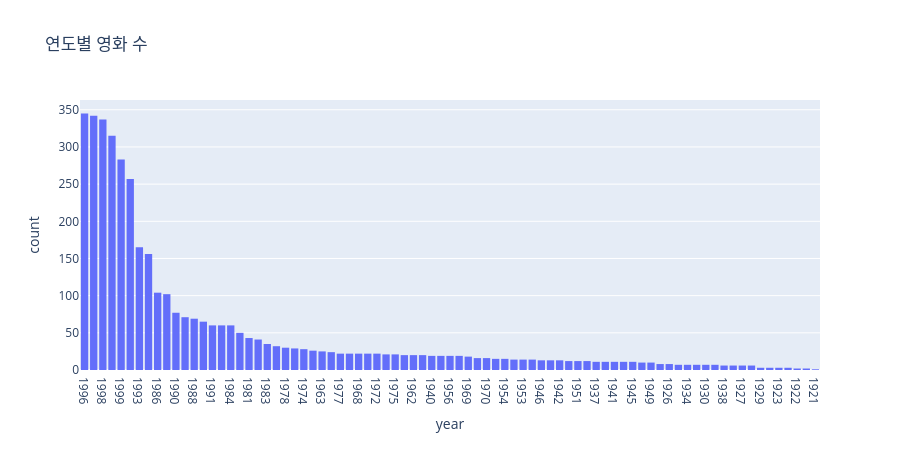

This figure's notebook cell:
### Code cell
# 연도별 영화 개수 plotly 버전 
movie_count_by_year = px.histogram(movies, x='year', height=450, title='연도별 영화 수').update_xaxes(categoryorder="total descending")
movie_count_by_year

### Figure 1 — Plotly figure (JSON) as saved in the notebook; plotly's stock layout.template omitted (floating-point values rounded to 4 significant figures; data arrays with more than 128 entries replaced by an {"elided": "..."} marker saying what was removed)
{"data": [{"bingroup": "x", "hovertemplate": "year=%{x}<br>count=%{y}<extra></extra>", "legendgroup": "", "marker": {"color": "#636efa", "pattern": {"shape": ""}}, "name": "", "orientation": "v", "showlegend": false, "type": "histogram", "x": {"elided": "3883 str values"}, "xaxis": "x", "yaxis": "y"}], "layout": {"barmode": "relative", "height": 450, "legend": {"tracegroupgap": 0}, "title": {"text": "연도별 영화 수"}, "xaxis": {"anchor": "y", "categoryorder": "total descending", "domain": [0, 1], "title": {"text": "year"}}, "yaxis": {"anchor": "x", "domain": [0, 1], "title": {"text": "count"}}}}
